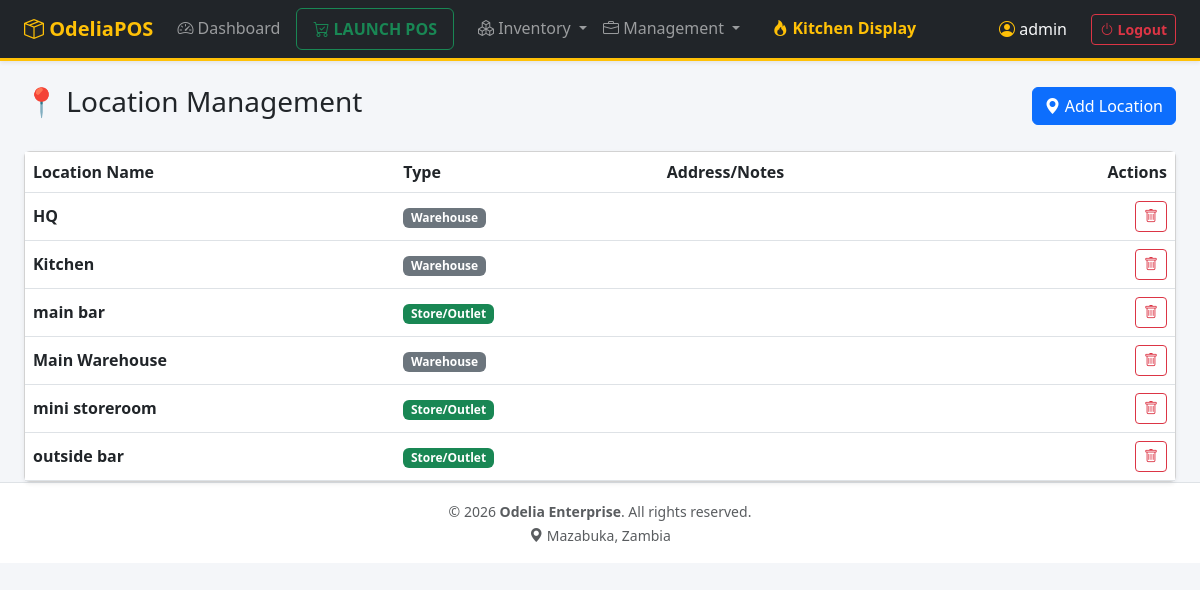
The app's page /index.php?page=locations (signed in) with its own data.
### tables this page shows
CREATE TABLE `locations` (
  `id` int NOT NULL AUTO_INCREMENT,
  `name` varchar(50) NOT NULL,
  `type` enum('store','kitchen','bar','warehouse') NOT NULL DEFAULT 'store',
  `can_sell` tinyint(1) DEFAULT '1',
  `can_receive_from_vendor` tinyint(1) DEFAULT '0',
  `address` text,
  `phone` varchar(50) DEFAULT '555-0000',
  PRIMARY KEY (`id`)
);

### src/locations.php (called while the page is built, shortened)
<?php
$locations = $pdo->query("SELECT * FROM locations ORDER BY name ASC")->fetchAll();
?>

### templates/locations.php (the view, shortened to what this page needs)
<div class="d-flex justify-content-between align-items-center mb-4">
    <h3>📍 Location Management</h3>
    <button class="btn btn-primary" data-bs-toggle="modal" data-bs-target="#locModal">
        <i class="bi bi-geo-alt-fill"></i> Add Location
    </button>
</div>
<div class="card shadow-sm">
    <div class="card-body p-0">
        <table class="table table-hover align-middle mb-0">
            <thead class="bg-light">
                <tr>
                    <th>Location Name</th>
                    <th>Type</th>
                    <th>Address/Notes</th>
                    <th class="text-end">Actions</th>
                </tr>
            </thead>
            <tbody>
                <?php foreach ($locations as $l): ?>
                <tr>
                    <td class="fw-bold"><?= htmlspecialchars($l['name']) ?></td>
                    <td>
                        <?php if ($l['type'] === 'warehouse'): ?>
                            <span class="badge bg-secondary">Warehouse</span>
                        <?php else: ?>
                            <span class="badge bg-success">Store/Outlet</span>
                        <?php endif; ?>
                    </td>
                    <td class="text-muted small"><?= htmlspecialchars($l['address'] ?? '-') ?></td>
                    <td class="text-end">
                        <form method="POST" action="index.php?page=locations" class="d-inline" onsubmit="return confirm('Delete <?= $l['name'] ?>?');">
                            <button class="btn btn-outline-danger btn-sm"><i class="bi bi-trash"></i></button>
                        </form>
                    </td>
                </tr>
                <?php endforeach; ?>
            </tbody>
        </table>
    </div>
</div>

### templates/header.php (style rules this page uses)
body { background-color: #f4f6f9; }

### records on screen
locations: name "HQ", type "Warehouse"
locations: name "Kitchen", type "Warehouse"
locations: name "main bar", type "Store/Outlet"
locations: name "Main Warehouse", type "Warehouse"
locations: name "mini storeroom", type "Store/Outlet"
locations: name "outside bar", type "Store/Outlet"

### other values on screen
$_SESSION['username'] "admin"
